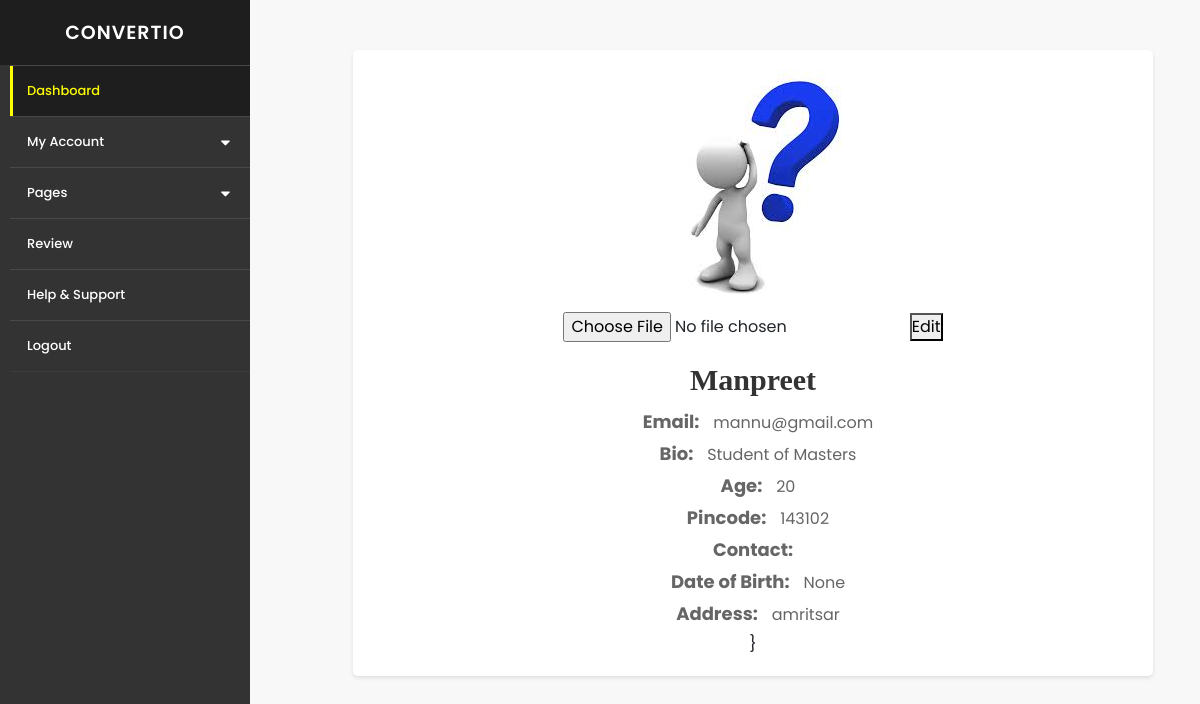
The page /myprofile/ (signed in) on the database its author committed.
### toolapp/models.py (models this page shows, shortened)
class user_register(models.Model):
    name=models.CharField(max_length=100)
    email=models.EmailField(max_length=50)
    password=models.CharField(max_length=50)
    age=models.CharField(max_length=50, blank=True, null=True)
    bio=models.CharField(max_length=200, blank=True, null=True)
    pincode=models.CharField(max_length=50, blank=True, null=True)
    contact=models.CharField(max_length=20, blank=True, null=True)
    dob=models.CharField(max_length=50, blank=True, null=True)
    address=models.CharField(max_length=100, blank=True, null=True)
    image=models.ImageField(upload_to="data",blank=True, null=True)

### toolapp/views.py (the view)
# urls.py: path("myprofile/",views.myprofile,name='myprofile'),
def myprofile(request):
	if not request.session.has_key('email'):
		return redirect('/login/')
	user=user_register.objects.get(email=request.session['email'])
	if request.method=="POST":
		print("yes")
		user.image=request.FILES['file1']
		user.save()
		return render(request,'myprofile.html',{'user':user,'msg':'success'})
	else:
		return render(request,'myprofile.html',{'user':user})

### template/myprofile.html (shortened to what this page needs)
{% extends 'sidebar.html' %}
{% block content %}
{% load static %}
<!DOCTYPE html>
<html>
<head>
</head>
<body>
    <div class="container">
        <div class="profile">
            {% if msg == 'success' %}
            <img src="{{user.image.url}}">
            {% elif user.image %}
            <img src="{{user.image.url}}">
            {% else %}
            <img src={%static "images/c4.jpg" %} alt="Profile Picture" class="profile-pic">
        {% endif %}
            <form method="POST" action="" enctype="multipart/form-data">
            <input type="file" id="file "name="file1" style="margin-bottom: 10px;">
            <button type="submit">Edit</button>
            </form>
            <h1 class="username">{{user.name}}</h1>
            <p class="email"><span style="font-weight:bold;font-size:18px;padding: 10px;">Email: </span>{{user.email}} </p>
            <p class="bio"><span style="font-weight:bold;font-size:18px;padding: 10px;">Bio: </span> {{user.bio}}</p>
            <p class="age"><span style="font-weight:bold;font-size:18px;padding: 10px;">Age: </span> {{user.age}}</p>
            <p class="pincode"><span style="font-weight:bold;font-size:18px;padding: 10px;">Pincode: </span> {{user.pincode}}</p>
            <p class="phone"> <span style="font-weight:bold;font-size:18px;padding: 10px;">Contact: </span>{{user.phone}}</p>
            <p class="dob"><span style="font-weight:bold;font-size:18px;padding: 10px;">Date of Birth: </span> {{user.dob}}</p>
            <p class="address"><span style="font-weight:bold;font-size:18px;padding: 10px;">Address: </span> {{user.address}}</p>
            }
        </div>
    </div>
</body>
</html>
{% endblock %}

### template/sidebar.html (style rules this page uses)
* { margin: 0; padding: 0; user-select: none; box-sizing: border-box; font-family: 'Poppins', sans-serif }
body { background-color: #eee }

### template/myprofile.html (style rules this page uses)
body { font-family: Arial, sans-serif; background-color: #f8f8f8; margin: 0; padding: 0; }
.container { max-width: 800px; margin: 50px auto; padding: 20px; background-color: #fff; border-radius: 5px; box-shadow: 0 2px 4px rgba(0, 0, 0, 0.1); }
.profile { text-align: center; }
.username { color: #333; font-size:30px; margin: 10px 0; font-family: Charlesworth; font-weight: bold; }
.email, .bio ,.age,.pincode,.phone,.dob,.address { color: #666; margin: 5px 0; }

### rows shown on the page
user_register: image (picture), name "Manpreet", email "mannu@gmail.com", bio "Student of Masters", age "20", pincode "143102", dob "None", address "amritsar"
